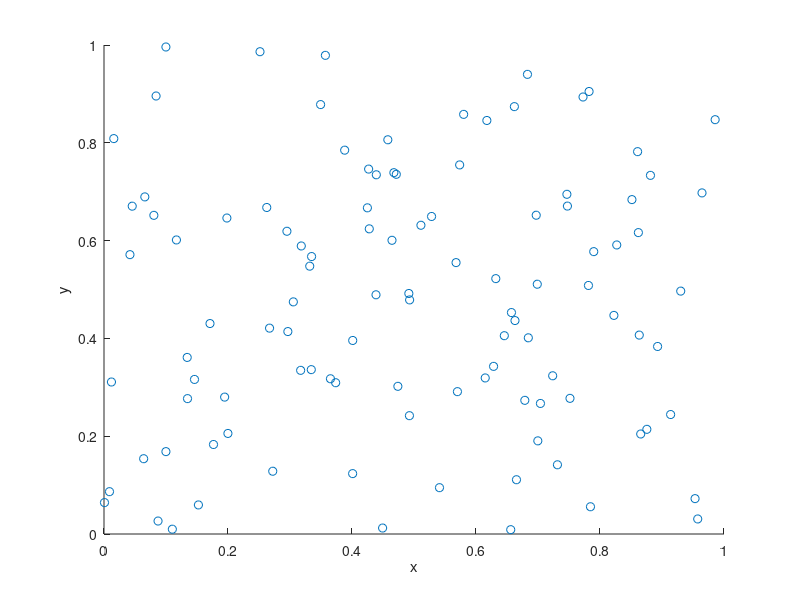

This chart was generated by the following MATLAB code:
%Simulate a Poisson point process on a rectangle
%Author: H. Paul Keeler, 2018.

%Simulation window parameters
xMin=0;xMax=1;
yMin=0;yMax=1;
xDelta=xMax-xMin;yDelta=yMax-yMin; %rectangle dimensions
areaTotal=xDelta*yDelta; %area of rectangle
 
%Point process parameters
lambda=100; %intensity (ie mean density) of the Poisson process
 
%Simulate Poisson point process
numbPoints=poissrnd(areaTotal*lambda);%Poisson number of points
xx=xDelta*(rand(numbPoints,1))+xMin;%x coordinates of Poisson points
yy=xDelta*(rand(numbPoints,1))+yMin;%y coordinates of Poisson points
 
%Plotting
scatter(xx,yy);
xlabel('x');ylabel('y');
